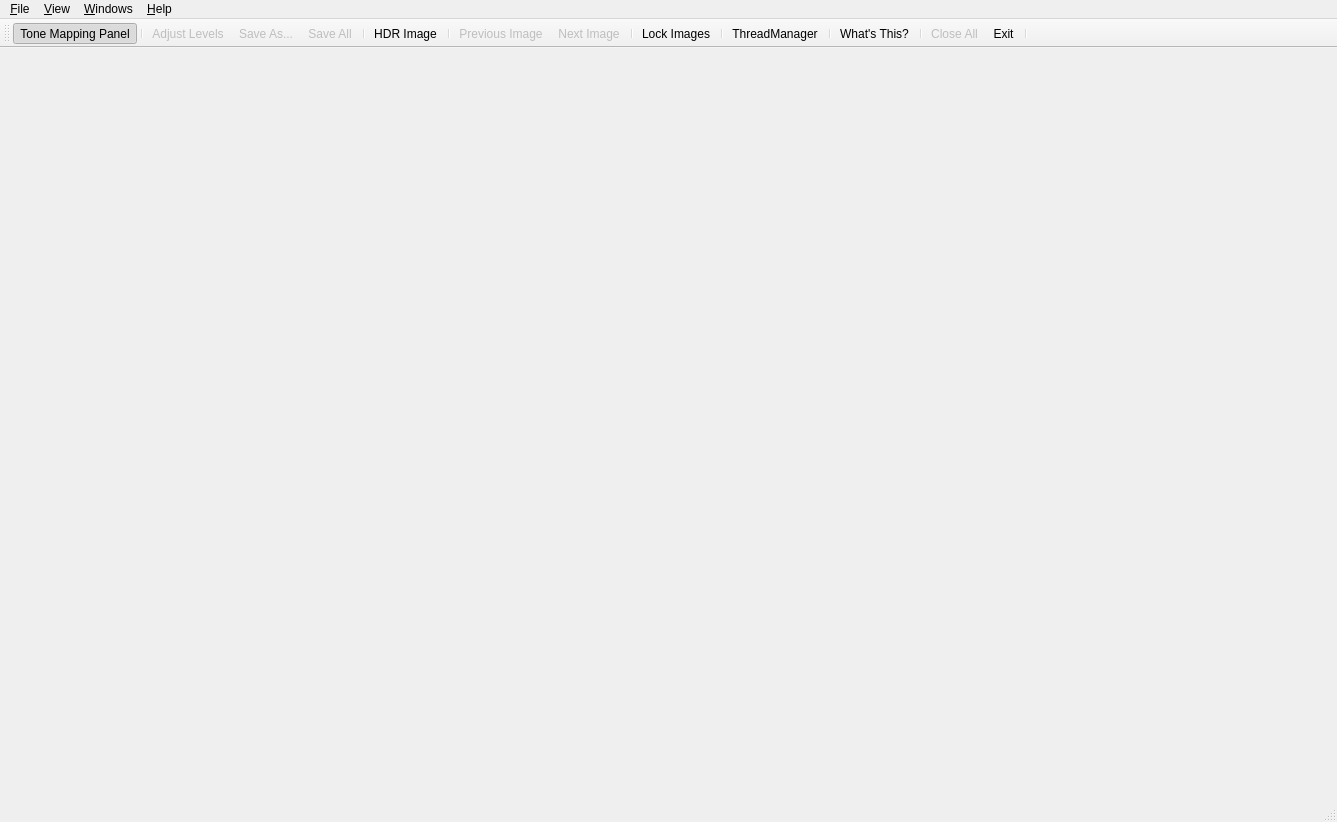
<ui version="4.0" >
 <class>TonemappingWindow</class>
 <widget class="QMainWindow" name="TonemappingWindow" >
  <property name="geometry" >
   <rect>
    <x>0</x>
    <y>0</y>
    <width>1337</width>
    <height>822</height>
   </rect>
  </property>
  <property name="windowTitle" >
   <string>Tone Mapping: </string>
  </property>
  <property name="windowIcon" >
   <iconset resource="../icons.qrc" >
    <normaloff>:/new/prefix1/images/qtpfsgui.png</normaloff>:/new/prefix1/images/qtpfsgui.png</iconset>
  </property>
  <widget class="QWidget" name="centralwidget" >
   <layout class="QGridLayout" name="gridLayout" />
  </widget>
  <widget class="QMenuBar" name="menubar" >
   <property name="geometry" >
    <rect>
     <x>0</x>
     <y>0</y>
     <width>1337</width>
     <height>31</height>
    </rect>
   </property>
   <widget class="QMenu" name="menuHelp" >
    <property name="title" >
     <string>&amp;Help</string>
    </property>
    <addaction name="documentationAction" />
    <addaction name="actionWhat_s_This" />
    <addaction name="actionAbout_Qtpfsgui" />
    <addaction name="actionAbout_Qt" />
   </widget>
   <widget class="QMenu" name="menuView" >
    <property name="title" >
     <string>&amp;View</string>
    </property>
    <widget class="QMenu" name="menuToolbars" >
     <property name="title" >
      <string>Toolbars</string>
     </property>
     <addaction name="actionText_Under_Icons" />
     <addaction name="actionIcons_Only" />
     <addaction name="actionText_Alongside_Icons" />
     <addaction name="actionText_Only" />
     <addaction name="separator" />
     <addaction name="actionViewTMdock" />
    </widget>
    <addaction name="actionShowHDR" />
    <addaction name="actionShowNext" />
    <addaction name="actionShowPrevious" />
    <addaction name="separator" />
    <addaction name="actionFit_to_Window" />
    <addaction name="actionNormal_Size" />
    <addaction name="actionZoom_In" />
    <addaction name="actionZoom_Out" />
    <addaction name="separator" />
    <addaction name="menuToolbars" />
   </widget>
   <widget class="QMenu" name="menuFile" >
    <property name="title" >
     <string>&amp;File</string>
    </property>
    <addaction name="actionFix_Histogram" />
    <addaction name="actionSave" />
    <addaction name="actionSaveAll" />
    <addaction name="actionClose_All" />
    <addaction name="separator" />
    <addaction name="actionFinishTM" />
   </widget>
   <widget class="QMenu" name="menu_Windows" >
    <property name="title" >
     <string>&amp;Windows</string>
    </property>
    <addaction name="actionAsThumbnails" />
    <addaction name="actionCascade" />
   </widget>
   <addaction name="menuFile" />
   <addaction name="menuView" />
   <addaction name="menu_Windows" />
   <addaction name="menuHelp" />
  </widget>
  <widget class="QStatusBar" name="statusbar" >
   <property name="sizePolicy" >
    <sizepolicy vsizetype="Fixed" hsizetype="Preferred" >
     <horstretch>0</horstretch>
     <verstretch>0</verstretch>
    </sizepolicy>
   </property>
   <property name="minimumSize" >
    <size>
     <width>0</width>
     <height>24</height>
    </size>
   </property>
   <property name="maximumSize" >
    <size>
     <width>16777215</width>
     <height>24</height>
    </size>
   </property>
  </widget>
  <widget class="QToolBar" name="tmToolBar" >
   <property name="enabled" >
    <bool>true</bool>
   </property>
   <property name="windowTitle" >
    <string>Toolbar</string>
   </property>
   <property name="orientation" >
    <enum>Qt::Horizontal</enum>
   </property>
   <property name="toolButtonStyle" >
    <enum>Qt::ToolButtonTextUnderIcon</enum>
   </property>
   <attribute name="toolBarArea" >
    <enum>TopToolBarArea</enum>
   </attribute>
   <attribute name="toolBarBreak" >
    <bool>false</bool>
   </attribute>
   <addaction name="actionViewTMdock" />
   <addaction name="separator" />
   <addaction name="actionFix_Histogram" />
   <addaction name="actionSave" />
   <addaction name="actionSaveAll" />
   <addaction name="separator" />
   <addaction name="actionShowHDR" />
   <addaction name="separator" />
   <addaction name="actionShowPrevious" />
   <addaction name="actionShowNext" />
   <addaction name="separator" />
   <addaction name="actionLockImages" />
   <addaction name="separator" />
   <addaction name="actionThreadManager" />
   <addaction name="separator" />
   <addaction name="actionWhat_s_This" />
   <addaction name="separator" />
   <addaction name="actionClose_All" />
   <addaction name="actionFinishTM" />
   <addaction name="separator" />
  </widget>
  <action name="actionFinishTM" >
   <property name="icon" >
    <iconset resource="../icons.qrc" >
     <normaloff>:/new/prefix1/images/exit.png</normaloff>:/new/prefix1/images/exit.png</iconset>
   </property>
   <property name="text" >
    <string>&amp;Exit</string>
   </property>
   <property name="iconText" >
    <string>Exit</string>
   </property>
   <property name="toolTip" >
    <string>Close</string>
   </property>
   <property name="statusTip" >
    <string>Close Tone Mapping Window</string>
   </property>
   <property name="whatsThis" >
    <string>Close Tone Mapping Window </string>
   </property>
   <property name="shortcut" >
    <string>Ctrl+Q</string>
   </property>
  </action>
  <action name="actionViewTMdock" >
   <property name="checkable" >
    <bool>true</bool>
   </property>
   <property name="checked" >
    <bool>true</bool>
   </property>
   <property name="icon" >
    <iconset resource="../icons.qrc" >
     <normaloff>:/new/prefix1/images/qtpfsgui.png</normaloff>:/new/prefix1/images/qtpfsgui.png</iconset>
   </property>
   <property name="text" >
    <string>Tone Mapping Panel</string>
   </property>
   <property name="iconText" >
    <string>Tone Mapping Panel</string>
   </property>
   <property name="toolTip" >
    <string>Tone Mapping Panel</string>
   </property>
   <property name="statusTip" >
    <string>Show/Hide the Tone mapping Panel</string>
   </property>
   <property name="whatsThis" >
    <string>Show/Hide the Tone mapping Panel</string>
   </property>
  </action>
  <action name="actionFix_Histogram" >
   <property name="checkable" >
    <bool>true</bool>
   </property>
   <property name="enabled" >
    <bool>false</bool>
   </property>
   <property name="icon" >
    <iconset resource="../icons.qrc" >
     <normaloff>:/new/prefix1/images/histogram.png</normaloff>:/new/prefix1/images/histogram.png</iconset>
   </property>
   <property name="text" >
    <string>Adjust &amp;Levels</string>
   </property>
   <property name="iconText" >
    <string>Adjust Levels</string>
   </property>
   <property name="toolTip" >
    <string>Adjust Levels</string>
   </property>
   <property name="statusTip" >
    <string>Tune the histogram for the current LDR</string>
   </property>
   <property name="whatsThis" >
    <string>Tune the histogram for the current LDR</string>
   </property>
   <property name="shortcut" >
    <string>Ctrl+L</string>
   </property>
  </action>
  <action name="actionSave" >
   <property name="enabled" >
    <bool>false</bool>
   </property>
   <property name="icon" >
    <iconset resource="../icons.qrc" >
     <normaloff>:/new/prefix1/images/filesave.png</normaloff>:/new/prefix1/images/filesave.png</iconset>
   </property>
   <property name="text" >
    <string>&amp;Save as...</string>
   </property>
   <property name="iconText" >
    <string>Save As...</string>
   </property>
   <property name="toolTip" >
    <string>Save As...</string>
   </property>
   <property name="statusTip" >
    <string>Save the currently selected LDR</string>
   </property>
   <property name="whatsThis" >
    <string>Save the currently selected LDR</string>
   </property>
   <property name="shortcut" >
    <string>Ctrl+S</string>
   </property>
  </action>
  <action name="actionClose_All" >
   <property name="enabled" >
    <bool>false</bool>
   </property>
   <property name="icon" >
    <iconset resource="../icons.qrc" >
     <normaloff>:/new/prefix1/images/fileclose.png</normaloff>:/new/prefix1/images/fileclose.png</iconset>
   </property>
   <property name="text" >
    <string>C&amp;lose All</string>
   </property>
   <property name="iconText" >
    <string>Close All</string>
   </property>
   <property name="toolTip" >
    <string>Close All</string>
   </property>
   <property name="statusTip" >
    <string>Close all the LDRs in the workspace</string>
   </property>
   <property name="whatsThis" >
    <string>Close all the LDRs in the workspace</string>
   </property>
   <property name="shortcut" >
    <string>Ctrl+C</string>
   </property>
  </action>
  <action name="actionAsThumbnails" >
   <property name="checkable" >
    <bool>false</bool>
   </property>
   <property name="enabled" >
    <bool>false</bool>
   </property>
   <property name="text" >
    <string>As &amp;Thumbnails</string>
   </property>
   <property name="iconText" >
    <string>As Thumbnails</string>
   </property>
   <property name="toolTip" >
    <string>Images as Thumbnails</string>
   </property>
   <property name="statusTip" >
    <string>Layout all LDRs as thumbnails.</string>
   </property>
   <property name="whatsThis" >
    <string>Layout all LDRs as thumbnails.</string>
   </property>
   <property name="shortcut" >
    <string>Ctrl+T</string>
   </property>
  </action>
  <action name="actionCascade" >
   <property name="enabled" >
    <bool>false</bool>
   </property>
   <property name="text" >
    <string>&amp;Cascade</string>
   </property>
   <property name="statusTip" >
    <string>Cascade all LDRs in the workspace</string>
   </property>
   <property name="whatsThis" >
    <string>Cascade all LDRs in the workspace</string>
   </property>
   <property name="shortcut" >
    <string>Ctrl+D</string>
   </property>
  </action>
  <action name="actionFit_to_Window" >
   <property name="checkable" >
    <bool>true</bool>
   </property>
   <property name="checked" >
    <bool>true</bool>
   </property>
   <property name="enabled" >
    <bool>true</bool>
   </property>
   <property name="icon" >
    <iconset resource="../icons.qrc" >
     <normaloff>:/new/prefix1/images/viewmagfit.png</normaloff>:/new/prefix1/images/viewmagfit.png</iconset>
   </property>
   <property name="text" >
    <string>&amp;Fit to Window</string>
   </property>
   <property name="statusTip" >
    <string>Fit the current LDR to its containing window.</string>
   </property>
   <property name="whatsThis" >
    <string>Fit the current LDR to its containing window.</string>
   </property>
   <property name="shortcut" >
    <string>W</string>
   </property>
  </action>
  <action name="actionWhat_s_This" >
   <property name="icon" >
    <iconset resource="../icons.qrc" >
     <normaloff>:/new/prefix1/images/whatsthis.png</normaloff>:/new/prefix1/images/whatsthis.png</iconset>
   </property>
   <property name="text" >
    <string>What's This?</string>
   </property>
   <property name="toolTip" >
    <string>What's This?</string>
   </property>
   <property name="statusTip" >
    <string>Use this button to get information about the graphical elements</string>
   </property>
   <property name="whatsThis" >
    <string>Use this button to get information about the graphical elements</string>
   </property>
   <property name="shortcut" >
    <string>Shift+F1</string>
   </property>
  </action>
  <action name="documentationAction" >
   <property name="icon" >
    <iconset resource="../icons.qrc" >
     <normaloff>:/new/prefix1/images/help.png</normaloff>:/new/prefix1/images/help.png</iconset>
   </property>
   <property name="text" >
    <string>&amp;Documentation...</string>
   </property>
   <property name="shortcut" >
    <string>Ctrl+H</string>
   </property>
  </action>
  <action name="actionSaveAll" >
   <property name="enabled" >
    <bool>false</bool>
   </property>
   <property name="icon" >
    <iconset resource="../icons.qrc" >
     <normaloff>:/new/prefix1/images/filesaveall.png</normaloff>:/new/prefix1/images/filesaveall.png</iconset>
   </property>
   <property name="text" >
    <string>Save All</string>
   </property>
   <property name="iconText" >
    <string>Save All</string>
   </property>
   <property name="toolTip" >
    <string>Save All</string>
   </property>
   <property name="statusTip" >
    <string>Saves all LDRs</string>
   </property>
   <property name="whatsThis" >
    <string>Saves all LDRs</string>
   </property>
   <property name="shortcut" >
    <string>Ctrl+Shift+S</string>
   </property>
  </action>
  <action name="actionShowHDR" >
   <property name="checkable" >
    <bool>true</bool>
   </property>
   <property name="icon" >
    <iconset resource="../icons.qrc" >
     <normaloff>:/new/prefix1/images/games-config-background.png</normaloff>:/new/prefix1/images/games-config-background.png</iconset>
   </property>
   <property name="text" >
    <string>HDR Image</string>
   </property>
   <property name="iconText" >
    <string>HDR Image</string>
   </property>
   <property name="toolTip" >
    <string>HDR Image</string>
   </property>
   <property name="statusTip" >
    <string>Shows the Original High Dynamic Range Image</string>
   </property>
   <property name="whatsThis" >
    <string>Shows the Original High Dynamic Range Image</string>
   </property>
  </action>
  <action name="actionShowNext" >
   <property name="enabled" >
    <bool>false</bool>
   </property>
   <property name="icon" >
    <iconset resource="../icons.qrc" >
     <normaloff>:/new/prefix1/images/forward.png</normaloff>:/new/prefix1/images/forward.png</iconset>
   </property>
   <property name="text" >
    <string>Next Image</string>
   </property>
   <property name="iconText" >
    <string>Next Image</string>
   </property>
   <property name="toolTip" >
    <string>Next Image</string>
   </property>
   <property name="statusTip" >
    <string>Shows The Next Image</string>
   </property>
   <property name="whatsThis" >
    <string>Shows The Next Image</string>
   </property>
  </action>
  <action name="actionShowPrevious" >
   <property name="enabled" >
    <bool>false</bool>
   </property>
   <property name="icon" >
    <iconset resource="../icons.qrc" >
     <normaloff>:/new/prefix1/images/back.png</normaloff>:/new/prefix1/images/back.png</iconset>
   </property>
   <property name="text" >
    <string>Previous Image</string>
   </property>
   <property name="iconText" >
    <string>Previous Image</string>
   </property>
   <property name="toolTip" >
    <string>Previous Image</string>
   </property>
   <property name="statusTip" >
    <string>Shows The Previous Image</string>
   </property>
   <property name="whatsThis" >
    <string>Shows The Previous Image</string>
   </property>
  </action>
  <action name="actionNormal_Size" >
   <property name="enabled" >
    <bool>false</bool>
   </property>
   <property name="icon" >
    <iconset resource="../icons.qrc" >
     <normaloff>:/new/prefix1/images/viewmag1.png</normaloff>:/new/prefix1/images/viewmag1.png</iconset>
   </property>
   <property name="text" >
    <string>&amp;Normal Size</string>
   </property>
   <property name="shortcut" >
    <string>O</string>
   </property>
  </action>
  <action name="actionZoom_In" >
   <property name="enabled" >
    <bool>false</bool>
   </property>
   <property name="icon" >
    <iconset resource="../icons.qrc" >
     <normaloff>:/new/prefix1/images/viewmag_inc.png</normaloff>:/new/prefix1/images/viewmag_inc.png</iconset>
   </property>
   <property name="text" >
    <string>Zoom &amp;In</string>
   </property>
   <property name="shortcut" >
    <string>+</string>
   </property>
  </action>
  <action name="actionZoom_Out" >
   <property name="enabled" >
    <bool>false</bool>
   </property>
   <property name="icon" >
    <iconset resource="../icons.qrc" >
     <normaloff>:/new/prefix1/images/viewmag_dec.png</normaloff>:/new/prefix1/images/viewmag_dec.png</iconset>
   </property>
   <property name="text" >
    <string>Zoom &amp;Out</string>
   </property>
   <property name="shortcut" >
    <string>-</string>
   </property>
  </action>
  <action name="actionToolbars" >
   <property name="text" >
    <string>Toolbars</string>
   </property>
  </action>
  <action name="actionText_Under_Icons" >
   <property name="checkable" >
    <bool>true</bool>
   </property>
   <property name="checked" >
    <bool>true</bool>
   </property>
   <property name="text" >
    <string>Text Under Icons</string>
   </property>
  </action>
  <action name="actionIcons_Only" >
   <property name="checkable" >
    <bool>true</bool>
   </property>
   <property name="text" >
    <string>Only Icons</string>
   </property>
   <property name="iconText" >
    <string>Icons Only</string>
   </property>
   <property name="toolTip" >
    <string>Icons Only</string>
   </property>
  </action>
  <action name="actionText_Alongside_Icons" >
   <property name="checkable" >
    <bool>true</bool>
   </property>
   <property name="text" >
    <string>Text Alongside Icons</string>
   </property>
  </action>
  <action name="actionText_Only" >
   <property name="checkable" >
    <bool>true</bool>
   </property>
   <property name="text" >
    <string>Text Only</string>
   </property>
  </action>
  <action name="actionLockImages" >
   <property name="checkable" >
    <bool>true</bool>
   </property>
   <property name="enabled" >
    <bool>true</bool>
   </property>
   <property name="icon" >
    <iconset resource="../icons.qrc" >
     <normaloff>:/new/prefix1/images/lock-off.png</normaloff>
     <normalon>:/new/prefix1/images/lock-on.png</normalon>:/new/prefix1/images/lock-off.png</iconset>
   </property>
   <property name="text" >
    <string>Lock Images</string>
   </property>
  </action>
  <action name="actionAbout_Qtpfsgui" >
   <property name="text" >
    <string>About QtPfsGui</string>
   </property>
  </action>
  <action name="actionAbout_Qt" >
   <property name="text" >
    <string>About Qt</string>
   </property>
  </action>
  <action name="actionThreadManager" >
   <property name="checkable" >
    <bool>true</bool>
   </property>
   <property name="icon" >
    <iconset resource="../icons.qrc" >
     <normaloff>:/new/prefix1/images/system-run.png</normaloff>:/new/prefix1/images/system-run.png</iconset>
   </property>
   <property name="text" >
    <string>ThreadManager</string>
   </property>
  </action>
 </widget>
 <resources>
  <include location="../icons.qrc" />
 </resources>
 <connections>
  <connection>
   <sender>actionFinishTM</sender>
   <signal>triggered()</signal>
   <receiver>TonemappingWindow</receiver>
   <slot>close()</slot>
   <hints>
    <hint type="sourcelabel" >
     <x>-1</x>
     <y>-1</y>
    </hint>
    <hint type="destinationlabel" >
     <x>866</x>
     <y>410</y>
    </hint>
   </hints>
  </connection>
 </connections>
</ui>
